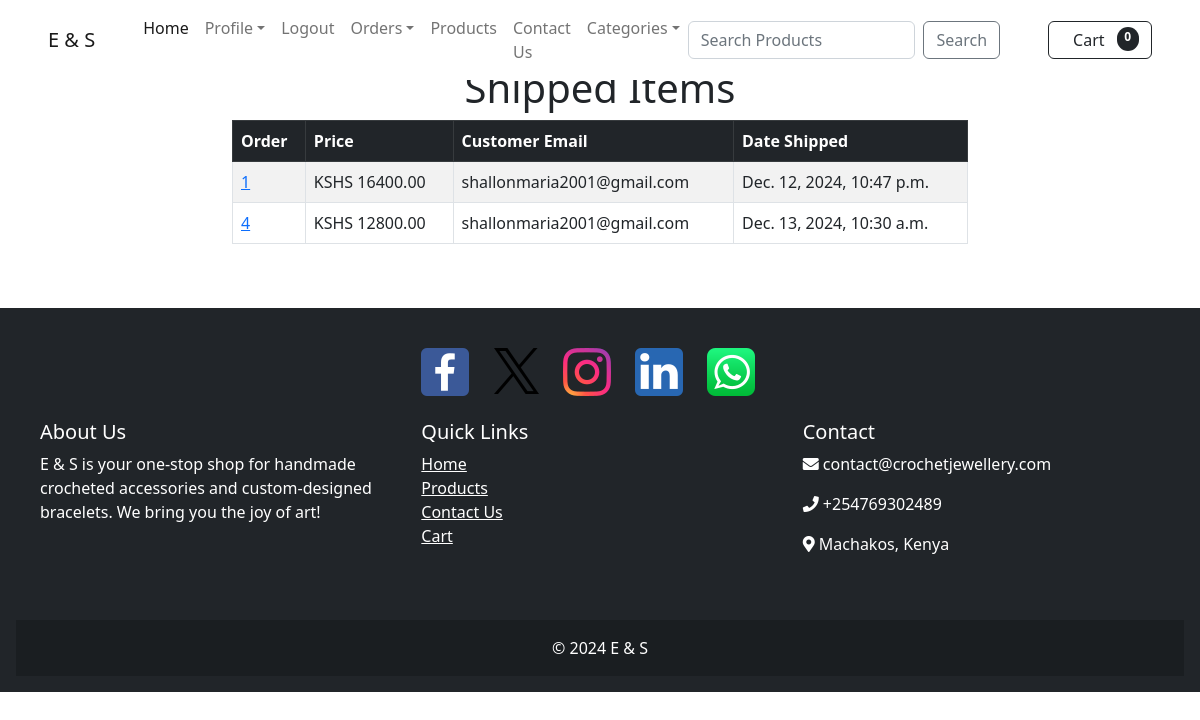
The page /payment/shipped_dash (signed in) on the database its author committed.
### payment/models.py (models this page shows, shortened)
class Order(models.Model):
    user = models.ForeignKey(
        User,
        on_delete=models.CASCADE,
        null=True,
        blank=True,
    )
    full_name = models.CharField(max_length=100)
    email = models.EmailField(max_length=100)
    shipping_address = models.TextField(max_length=15000)
    amount_paid = models.DecimalField(decimal_places=2, max_digits=10)
    date_ordered = models.DateTimeField(auto_now_add=True)
    shipped = models.BooleanField(default=False)
    date_shipped = models.DateTimeField(blank=True, null=True)

### payment/views.py (the view)
# urls.py: path('shipped_dash', views.shipped_dash, name='shipped_dash'),
def shipped_dash(request):
    if request.user.is_authenticated and request.user.is_superuser:
        orders = Order.objects.filter(shipped=True)
        return render(request, 'payment/shipped_dash.html', {'orders': orders})
    else:
        messages.error(request, "Access Denied!!")
        return redirect('home')

### cart/cart.py (called while the page is built)
    def __len__(self):
        return len(self.cart)

### cart/context_processors.py (called while the page is built)
def cart(request):
    return {'cart': Cart(request)}

### payment/templates/payment/shipped_dash.html (shortened to what this page needs)
{% extends 'master.html' %}
{% block content %}
    <div class="container mb-5">
    <div class="row">
        <div class="col-8 m-auto">
            <h1 class="text-center">Shipped Items</h1>
            <table class="table table-striped table-hover table-bordered">
                <thead class="table-dark">
                <tr>
                    <th scope="col">Order</th>
                    <th scope="col">Price</th>
                    <th scope="col">Customer Email</th>
                    <th scope="col">Date Shipped</th>
                </tr>
                </thead>
                <tbody>
                {% for item in orders %}
                <tr>
                    <td><a href="{% url 'orders' item.id %}">{{ item.id }}</a></td>
                    <td>KSHS {{ item.amount_paid }}</td>
                    <td>{{ item.email }}</td>
                    <td>{{ item.date_shipped }}</td>
                </tr>
                {% endfor %}
                </tbody>
            </table>
        </div>
    </div>
    </div>
{% endblock %}

### rows shown on the page
Order: id "1", amount_paid "16400.00", email "shallonmaria2001@gmail.com", date_shipped "Dec. 12, 2024, 10:47 p.m."
Order: id "4", amount_paid "12800.00", email "shallonmaria2001@gmail.com", date_shipped "Dec. 13, 2024, 10:30 a.m."

### other values the page prints
{{ cart|length }} "0"
